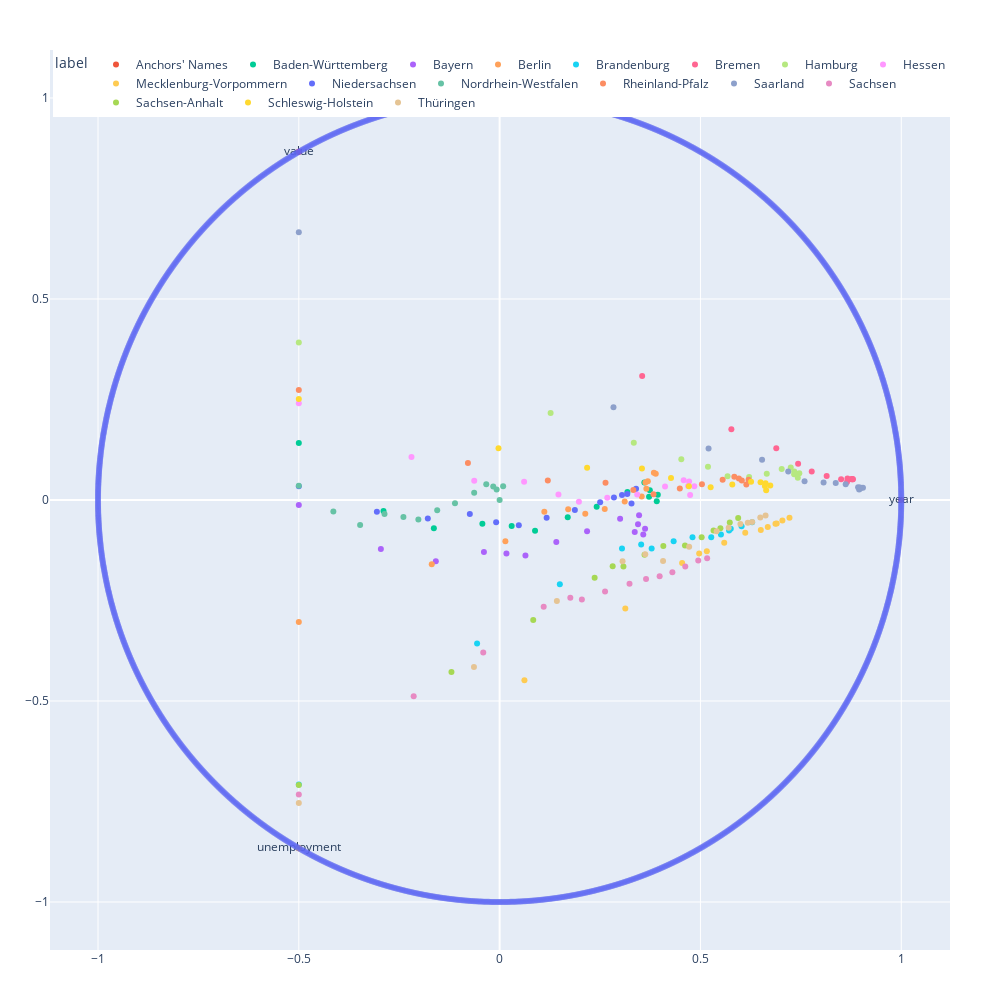

The notebook cell saved with this chart:
### Code cell
from radviz_plotly import RadViz2D

y = combined['state']
x = combined.drop(['state'], axis=1) 

BPs = 10000
RadViz2D(y, x, BPs)

### Figure 1 — Plotly figure (JSON) as saved in the notebook; plotly's stock layout.template omitted (floating-point values rounded to 4 significant figures; data arrays with more than 128 entries replaced by an {"elided": "..."} marker saying what was removed)
{"data": [{"hovertemplate": "label=Anchors' Names<br>0=%{x}<br>1=%{y}<br>AnchorsLabel=%{text}<extra></extra>", "legendgroup": "Anchors' Names", "marker": {"color": "#EF553B", "symbol": "circle"}, "mode": "markers+text", "name": "Anchors' Names", "orientation": "v", "showlegend": true, "text": ["year", "value", "unemployment"], "type": "scatter", "x": [1.0, -0.5, -0.5], "xaxis": "x", "y": [0.0, 0.866, -0.866], "yaxis": "y"}, {"hovertemplate": "label=Baden-Württemberg<br>0=%{x}<br>1=%{y}<br>AnchorsLabel=%{text}<extra></extra>", "legendgroup": "Baden-Württemberg", "marker": {"color": "#00CC96", "symbol": "circle"}, "mode": "markers+text", "name": "Baden-Württemberg", "orientation": "v", "showlegend": true, "text": ["", "", "", "", "", "", "", "", "", "", "", "", "", ""], "type": "scatter", "x": [-0.5, 0.3912, 0.3939, 0.3721, 0.374, 0.3182, 0.2417, 0.3603, 0.08817, 0.03, -0.04294, -0.1638, -0.2891, 0.1696], "xaxis": "x", "y": [0.142, -0.003299, 0.01276, 0.008393, 0.02455, 0.01966, -0.01659, 0.0438, -0.07669, -0.06486, -0.05928, -0.07051, -0.02711, -0.04285], "yaxis": "y"}, {"hovertemplate": "label=Bayern<br>0=%{x}<br>1=%{y}<br>AnchorsLabel=%{text}<extra></extra>", "legendgroup": "Bayern", "marker": {"color": "#AB63FA", "symbol": "circle"}, "mode": "markers+text", "name": "Bayern", "orientation": "v", "showlegend": true, "text": ["", "", "", "", "", "", "", "", "", "", "", "", "", ""], "type": "scatter", "x": [0.3, 0.3577, 0.3621, 0.3364, 0.3446, 0.2177, 0.3472, 0.06429, 0.01695, -0.03908, -0.1589, -0.2957, -0.5, 0.1411], "xaxis": "x", "y": [-0.04641, -0.08611, -0.07121, -0.07933, -0.06041, -0.07793, -0.03768, -0.1379, -0.1328, -0.1291, -0.1526, -0.1219, -0.01275, -0.1042], "yaxis": "y"}, {"hovertemplate": "label=Berlin<br>0=%{x}<br>1=%{y}<br>AnchorsLabel=%{text}<extra></extra>", "legendgroup": "Berlin", "marker": {"color": "#FFA15A", "symbol": "circle"}, "mode": "markers+text", "name": "Berlin", "orientation": "v", "showlegend": true, "text": ["", "", "", "", "", "", "", "", "", "", "", "", "", ""], "type": "scatter", "x": [0.3888, 0.3841, 0.369, 0.363, 0.3654, 0.3537, 0.3114, 0.2617, 0.1707, 0.1113, 0.01433, -0.169, -0.5, 0.2132], "xaxis": "x", "y": [0.06518, 0.06766, 0.04644, 0.04365, 0.02771, 0.008917, -0.003752, -0.02245, -0.02277, -0.02903, -0.1028, -0.1599, -0.3033, -0.03435], "yaxis": "y"}, {"hovertemplate": "label=Brandenburg<br>0=%{x}<br>1=%{y}<br>AnchorsLabel=%{text}<extra></extra>", "legendgroup": "Brandenburg", "marker": {"color": "#19D3F3", "symbol": "circle"}, "mode": "markers+text", "name": "Brandenburg", "orientation": "v", "showlegend": true, "text": ["", "", "", "", "", "", "", "", "", "", "", "", "", ""], "type": "scatter", "x": [0.5269, 0.6287, 0.6025, 0.5755, 0.5712, 0.4802, 0.5511, 0.3785, -0.5, -0.05611, 0.1499, 0.4333, 0.3524, 0.3047], "xaxis": "x", "y": [-0.09283, -0.05533, -0.06505, -0.07164, -0.07586, -0.09236, -0.08611, -0.1209, -0.7077, -0.3571, -0.2095, -0.1027, -0.111, -0.1207], "yaxis": "y"}, {"hovertemplate": "label=Bremen<br>0=%{x}<br>1=%{y}<br>AnchorsLabel=%{text}<extra></extra>", "legendgroup": "Bremen", "marker": {"color": "#FF6692", "symbol": "circle"}, "mode": "markers+text", "name": "Bremen", "orientation": "v", "showlegend": true, "text": ["", "", "", "", "", "", "", "", "", "", "", "", "", ""], "type": "scatter", "x": [0.8773, 0.8649, 0.879, 0.8759, 0.8795, 0.8661, 0.8503, 0.8143, 0.7771, 0.7432, 0.6888, 0.577, 0.3549, -0.5], "xaxis": "x", "y": [0.05228, 0.04469, 0.05177, 0.05182, 0.05157, 0.05328, 0.05163, 0.05982, 0.07107, 0.08988, 0.1286, 0.1763, 0.3086, 0.866], "yaxis": "y"}, {"hovertemplate": "label=Hamburg<br>0=%{x}<br>1=%{y}<br>AnchorsLabel=%{text}<extra></extra>", "legendgroup": "Hamburg", "marker": {"color": "#B6E880", "symbol": "circle"}, "mode": "markers+text", "name": "Hamburg", "orientation": "v", "showlegend": true, "text": ["", "", "", "", "", "", "", "", "", "", "", "", "", ""], "type": "scatter", "x": [0.7462, 0.7333, 0.7337, 0.7249, 0.7023, 0.6651, 0.7425, 0.6213, 0.5188, 0.4524, 0.3341, 0.1269, -0.5, 0.5675], "xaxis": "x", "y": [0.06642, 0.06404, 0.0708, 0.08094, 0.077, 0.06539, 0.05544, 0.05739, 0.08258, 0.1014, 0.1425, 0.2161, 0.3915, 0.05919], "yaxis": "y"}, {"hovertemplate": "label=Hessen<br>0=%{x}<br>1=%{y}<br>AnchorsLabel=%{text}<extra></extra>", "legendgroup": "Hessen", "marker": {"color": "#FF97FF", "symbol": "circle"}, "mode": "markers+text", "name": "Hessen", "orientation": "v", "showlegend": true, "text": ["", "", "", "", "", "", "", "", "", "", "", "", "", ""], "type": "scatter", "x": [0.4743, 0.4847, 0.4693, 0.4718, 0.4583, 0.4119, 0.3426, 0.268, 0.1464, 0.06093, -0.06325, -0.2195, -0.5, 0.1974], "xaxis": "x", "y": [0.01274, 0.03415, 0.03504, 0.04605, 0.0494, 0.03375, 0.01369, 0.005842, 0.01394, 0.04519, 0.04796, 0.1068, 0.2408, -0.004449], "yaxis": "y"}, {"hovertemplate": "label=Mecklenburg-Vorpommern<br>0=%{x}<br>1=%{y}<br>AnchorsLabel=%{text}<extra></extra>", "legendgroup": "Mecklenburg-Vorpommern", "marker": {"color": "#FECB52", "symbol": "circle"}, "mode": "markers+text", "name": "Mecklenburg-Vorpommern", "orientation": "v", "showlegend": true, "text": ["", "", "", "", "", "", "", "", "", "", "", "", "", ""], "type": "scatter", "x": [0.6503, 0.7041, 0.6899, 0.6868, 0.6677, 0.6115, 0.7217, 0.5159, 0.4969, 0.4544, 0.3129, 0.06176, -0.5, 0.5592], "xaxis": "x", "y": [-0.07472, -0.05093, -0.05856, -0.05922, -0.06711, -0.08135, -0.04395, -0.1272, -0.1334, -0.1565, -0.2697, -0.4483, -0.866, -0.1061], "yaxis": "y"}, {"hovertemplate": "label=Niedersachsen<br>0=%{x}<br>1=%{y}<br>AnchorsLabel=%{text}<extra></extra>", "legendgroup": "Niedersachsen", "marker": {"color": "#636EFA", "symbol": "circle"}, "mode": "markers+text", "name": "Niedersachsen", "orientation": "v", "showlegend": true, "text": ["", "", "", "", "", "", "", "", "", "", "", "", "", ""], "type": "scatter", "x": [0.3284, 0.3397, 0.3178, 0.3047, 0.2847, 0.2503, 0.1873, 0.1171, 0.04776, -0.008654, -0.07418, -0.1788, -0.3056, -0.5], "xaxis": "x", "y": [-0.008926, 0.02796, 0.01514, 0.01259, 0.006481, -0.00535, -0.025, -0.04395, -0.06292, -0.05506, -0.03477, -0.04616, -0.02906, 0.0341], "yaxis": "y"}, {"hovertemplate": "label=Nordrhein-Westfalen<br>0=%{x}<br>1=%{y}<br>AnchorsLabel=%{text}<extra></extra>", "legendgroup": "Nordrhein-Westfalen", "marker": {"color": "rgb(102,194,165)", "symbol": "circle"}, "mode": "markers+text", "name": "Nordrhein-Westfalen", "orientation": "v", "showlegend": true, "text": ["", "", "", "", "", "", "", "", "", "", "", "", "", ""], "type": "scatter", "x": [0.0, 0.008784, -0.007496, -0.01593, -0.03327, -0.06337, -0.1111, -0.1554, -0.2023, -0.2396, -0.2866, -0.3474, -0.414, -0.5], "xaxis": "x", "y": [0.0, 0.03435, 0.02597, 0.03353, 0.03909, 0.01813, -0.008061, -0.02569, -0.04865, -0.04201, -0.03493, -0.06249, -0.02852, 0.03565], "yaxis": "y"}, {"hovertemplate": "label=Rheinland-Pfalz<br>0=%{x}<br>1=%{y}<br>AnchorsLabel=%{text}<extra></extra>", "legendgroup": "Rheinland-Pfalz", "marker": {"color": "rgb(252,141,98)", "symbol": "circle"}, "mode": "markers+text", "name": "Rheinland-Pfalz", "orientation": "v", "showlegend": true, "text": ["", "", "", "", "", "", "", "", "", "", "", "", "", ""], "type": "scatter", "x": [0.6143, 0.6198, 0.603, 0.5957, 0.5844, 0.5553, 0.5037, 0.4487, 0.3832, 0.3329, 0.2637, 0.12, -0.07893, -0.5], "xaxis": "x", "y": [0.03839, 0.05039, 0.04858, 0.05363, 0.05788, 0.05057, 0.0393, 0.02876, 0.01442, 0.02492, 0.04271, 0.04847, 0.09213, 0.2734], "yaxis": "y"}, {"hovertemplate": "label=Saarland<br>0=%{x}<br>1=%{y}<br>AnchorsLabel=%{text}<extra></extra>", "legendgroup": "Saarland", "marker": {"color": "rgb(141,160,203)", "symbol": "circle"}, "mode": "markers+text", "name": "Saarland", "orientation": "v", "showlegend": true, "text": ["", "", "", "", "", "", "", "", "", "", "", "", "", ""], "type": "scatter", "x": [0.9047, 0.898, 0.8951, 0.8926, 0.8617, 0.8369, 0.8973, 0.7593, 0.7186, 0.6534, 0.5202, 0.2835, -0.5, 0.8066], "xaxis": "x", "y": [0.03029, 0.02877, 0.02602, 0.03173, 0.03939, 0.04219, 0.03087, 0.04686, 0.07098, 0.1004, 0.1282, 0.231, 0.6658, 0.04356], "yaxis": "y"}, {"hovertemplate": "label=Sachsen<br>0=%{x}<br>1=%{y}<br>AnchorsLabel=%{text}<extra></extra>", "legendgroup": "Sachsen", "marker": {"color": "rgb(231,138,195)", "symbol": "circle"}, "mode": "markers+text", "name": "Sachsen", "orientation": "v", "showlegend": true, "text": ["", "", "", "", "", "", "", "", "", "", "", "", "", ""], "type": "scatter", "x": [0.5167, 0.4946, 0.4622, 0.4301, 0.3984, 0.3646, 0.3234, 0.2625, 0.2048, 0.176, 0.1097, -0.0408, -0.214, -0.5], "xaxis": "x", "y": [-0.1451, -0.1505, -0.1655, -0.1796, -0.1899, -0.1965, -0.2086, -0.2274, -0.2473, -0.2432, -0.2655, -0.3793, -0.4879, -0.7326], "yaxis": "y"}, {"hovertemplate": "label=Sachsen-Anhalt<br>0=%{x}<br>1=%{y}<br>AnchorsLabel=%{text}<extra></extra>", "legendgroup": "Sachsen-Anhalt", "marker": {"color": "rgb(166,216,84)", "symbol": "circle"}, "mode": "markers+text", "name": "Sachsen-Anhalt", "orientation": "v", "showlegend": true, "text": ["", "", "", "", "", "", "", "", "", "", "", "", "", ""], "type": "scatter", "x": [0.573, 0.5497, 0.594, 0.503, 0.4615, 0.4076, 0.5327, 0.3083, 0.2815, 0.2366, 0.08368, -0.1199, -0.5, 0.3608], "xaxis": "x", "y": [-0.05597, -0.07051, -0.04501, -0.09297, -0.1134, -0.1145, -0.07606, -0.1657, -0.1651, -0.1936, -0.2988, -0.4276, -0.7087, -0.1361], "yaxis": "y"}, {"hovertemplate": "label=Schleswig-Holstein<br>0=%{x}<br>1=%{y}<br>AnchorsLabel=%{text}<extra></extra>", "legendgroup": "Schleswig-Holstein", "marker": {"color": "rgb(255,217,47)", "symbol": "circle"}, "mode": "markers+text", "name": "Schleswig-Holstein", "orientation": "v", "showlegend": true, "text": ["", "", "", "", "", "", "", "", "", "", "", "", "", ""], "type": "scatter", "x": [0.6636, 0.6739, 0.6605, 0.6497, 0.6261, 0.5793, 0.6622, 0.4713, 0.4267, 0.3544, 0.2178, -0.002803, -0.5, 0.5254], "xaxis": "x", "y": [0.02398, 0.03616, 0.03457, 0.04405, 0.0453, 0.03855, 0.04183, 0.03436, 0.05458, 0.07835, 0.08008, 0.1286, 0.251, 0.03173], "yaxis": "y"}, {"hovertemplate": "label=Thüringen<br>0=%{x}<br>1=%{y}<br>AnchorsLabel=%{text}<extra></extra>", "legendgroup": "Thüringen", "marker": {"color": "rgb(229,196,148)", "symbol": "circle"}, "mode": "markers+text", "name": "Thüringen", "orientation": "v", "showlegend": true, "text": ["", "", "", "", "", "", "", "", "", "", "", "", "", ""], "type": "scatter", "x": [0.6289, 0.6179, 0.5996, 0.5703, 0.5404, 0.4719, 0.3061, 0.3626, 0.1425, -0.0639, -0.5, 0.649, 0.4069, 0.6622], "xaxis": "x", "y": [-0.05469, -0.05679, -0.05946, -0.06926, -0.07799, -0.1163, -0.1521, -0.1352, -0.2515, -0.4155, -0.7535, -0.04375, -0.1515, -0.03828], "yaxis": "y"}, {"marker": {"color": "#636EFA", "opacity": 0.1, "size": 0}, "mode": "markers", "showlegend": false, "type": "scatter", "x": {"elided": "10000 float values"}, "y": {"elided": "10000 float values"}}], "layout": {"dragmode": "select", "height": 1000, "hovermode": "closest", "legend": {"font": {"size": 12}, "orientation": "h", "title": {"text": "label"}, "tracegroupgap": 0, "x": 1, "xanchor": "right", "y": 1, "yanchor": "top"}, "margin": {"b": 50, "l": 50, "r": 50, "t": 50}, "width": 1000, "xaxis": {"anchor": "y", "domain": [0, 1], "title": {}}, "yaxis": {"anchor": "x", "domain": [0, 1], "title": {}}}}
